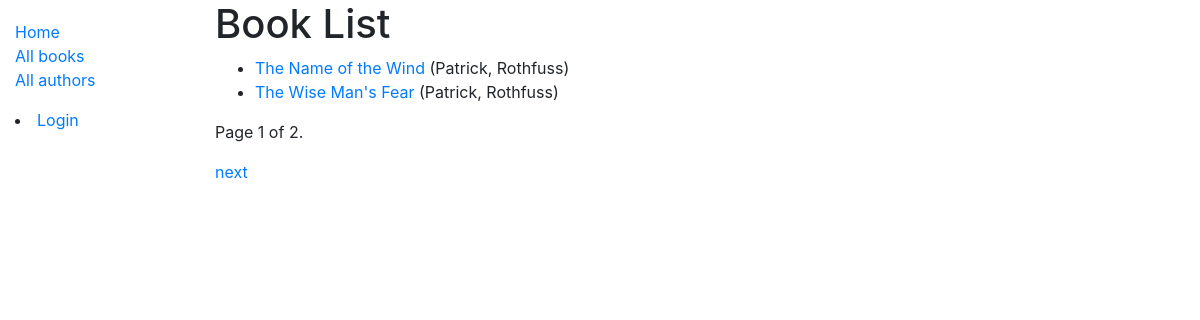
/catalog/books/, run on the app's committed database.
### catalog/models.py (models this page shows, shortened)
class Book(models.Model):
    title = models.CharField(max_length=200)
    author = models.ForeignKey('Author', on_delete=models.SET_NULL, null=True)
    summary = models.TextField(max_length=1000, help_text='Enter a brief description of the book')
    isbn = models.CharField('ISBN', max_length=13, help_text='13 Character <a href="https://www.isbn-international.org/content/what-isbn">ISBN number</a>')
    genre = models.ManyToManyField(Genre, help_text='Select a genre for this book')
    def get_absolute_url(self):
        return reverse('book-detail', args=[str(self.id)])
    def display_genre(self):
        """Create a string for the Genre. This is required to display genre in Admin."""
        return ', '.join(genre.name for genre in self.genre.all()[:3])
    display_genre.short_description = 'Genre'

class Author(models.Model):
    first_name = models.CharField(max_length=100)
    last_name = models.CharField(max_length=100)
    date_of_birth = models.DateField(null=True, blank=True)
    date_of_death = models.DateField('Died', null=True, blank=True)
    class Meta:
        ordering = ['last_name', 'first_name']
    def __str__(self):
        return f'{self.last_name}, {self.first_name}'

### catalog/views.py (the view)
# urls.py: path('books/', views.BookListView.as_view(), name='books'),
class BookListView(generic.ListView):
    model = Book
    paginate_by = 2

### catalog/templates/catalog/book_list.html (shortened to what this page needs)
{% extends "base_generic.html" %}
{% block content %}
  <h1>Book List</h1>
  {% if book_list %}
  <ul>
    {% for book in book_list %}
      <li>
        <a href="{{ book.get_absolute_url }}">{{ book.title }}</a> ({{book.author}})
      </li>
    {% endfor %}
  </ul>
  {% else %}
    <p>There are no books in the library.</p>
  {% endif %}
{% endblock %}

### data on the page
Book: title "The Name of the Wind", author "Patrick, Rothfuss"
Book: title "The Wise Man's Fear", author "Patrick, Rothfuss"

### other printed values
{{ page_obj.number }} "1"
{{ page_obj.paginator.num_pages }} "2"
